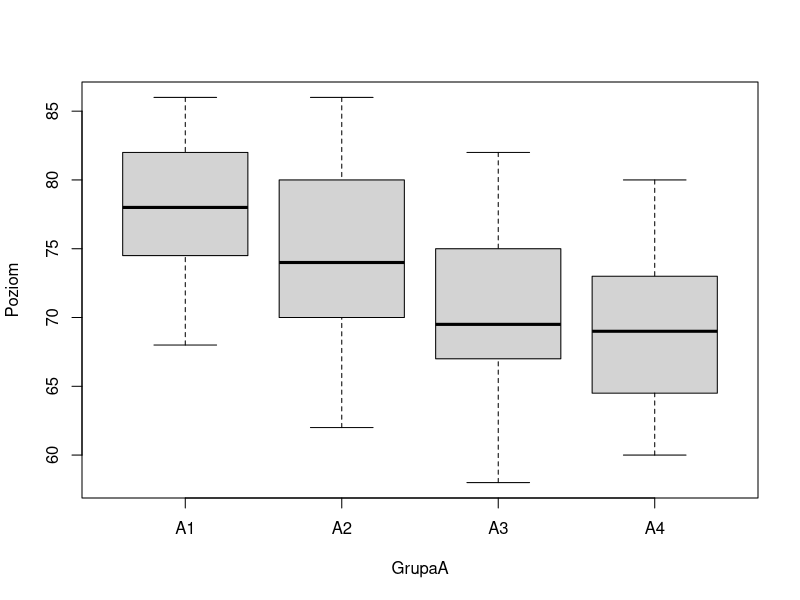
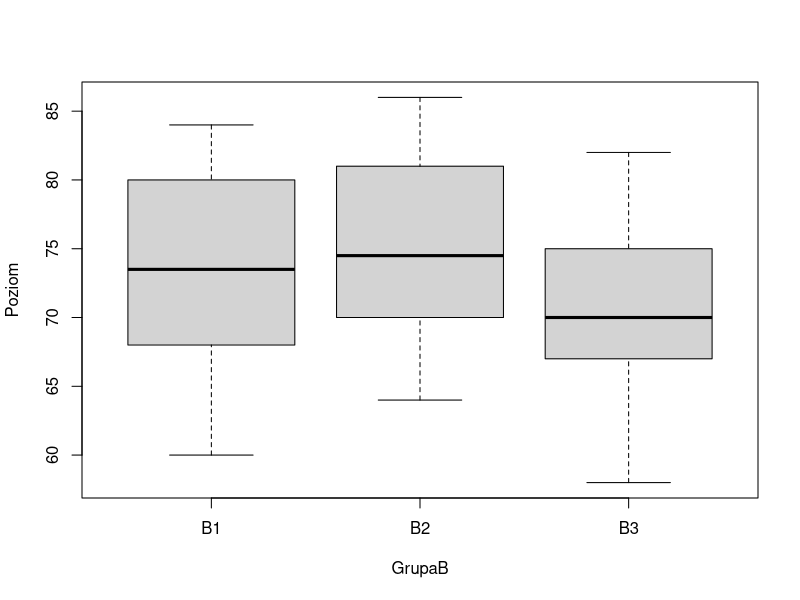
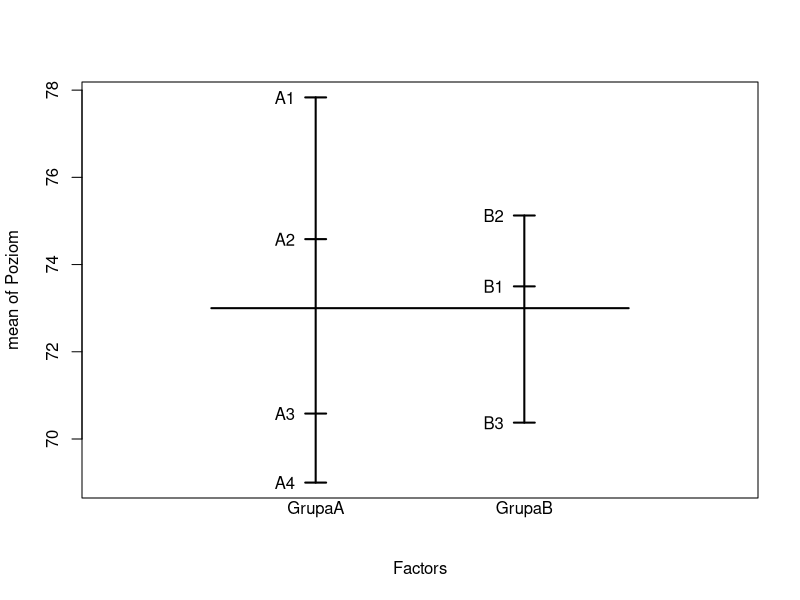
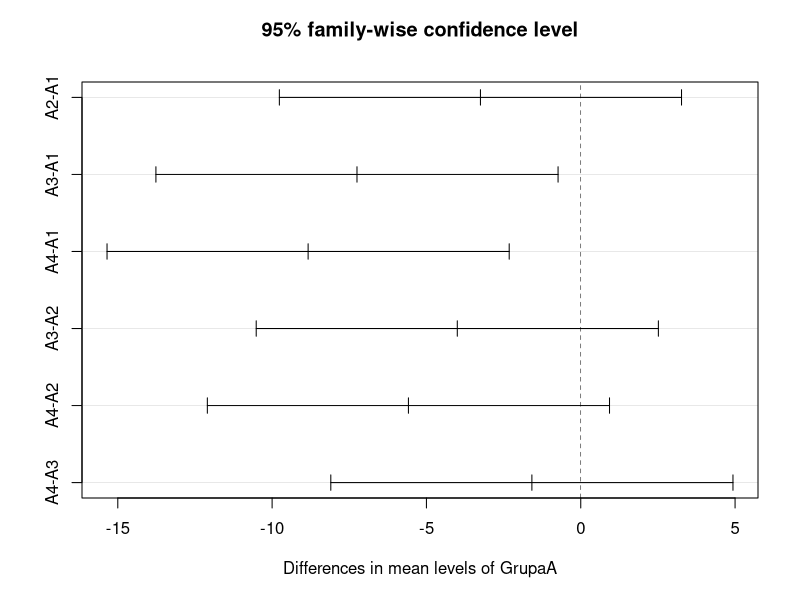

The R source for these figures, in order: (Note: this script raises an error after producing the figures.)
# Badamy wpªyw czterech leków z grupy A oraz trzech leków z grupy B, na poziom pewnego
# parametru X we krwi. Celem leków jest obni»enie poziomu X. Przeprowadzi¢ dwuczynnikow¡ analiz¦ wariancji
# dla danych zgromadzonych w poni»szej tabeli. W tabeli tej podano warto±ci X w odpowiednich jednostkach.
# A, B B1 B2 B3
# A1 81, 78, 75, 84 82, 86, 75, 71 74, 68, 78, 82
# A2 83, 68, 79, 81 86, 70, 72, 78 62, 70, 70, 76
# A3 68, 66, 72, 76 74, 68, 78, 82 68, 66, 58, 71
# A4 72, 60, 65, 68 70, 64, 66, 80 63, 74, 76, 70
# Dane umieszczone s¡ w ramce danych csv-11(Leki)

L <- read.csv2("set-10/leki.csv", header = TRUE)
head(L)
summary(L)

# zamiana wartości liczbowych na kategoryczne
L$GrupaA <- as.factor(L$GrupaA)
L$GrupaB <- as.factor(L$GrupaB)
summary(L)

boxplot(Poziom~GrupaA, data = L)
boxplot(Poziom~GrupaB, data = L)

L$grupa <- with(L, interaction(GrupaA, GrupaB, sep="-"))
summary(L)

# normalność 
by(L$Poziom, L$grupa, shapiro.test)
# wszystkie próby pochodzą z rozkładu normalnego

# równość wariancji
bartlett.test(Poziom~grupa, data = L)
# przyjmujemy równość wariancji

plot.design(L[,1:3], lwd = 2)
# H0-A:   leki z grupy A nie mają istotnego wpływu na średni poziom czynnika X
# H1-A:   !H0-A
# H0-B:   leki z grupy B nie mają instotego wpływu na średni poziom czynnika X
# H1-B:   !H0-B
# H0-AB:  między grupa A i B nie ma interakcji

analiza <- aov(Poziom~GrupaA*GrupaB, data = L)
summary(analiza)
# odrzucamy H0-A:     leki z grupy A róznią się instotnie
# przyjmujemy H0-B:   leki z grupy B nie różnią się istotnie
# przyjmujemy H0-AB:  nie zachodzi interakcja między lekami, działanie jest addytywne

TukeyHSD(analiza, "GrupaA")
plot(TukeyHSD(analiza, "GrupaA"))
plot(LSD.test(analiza, "GrupaA"))
